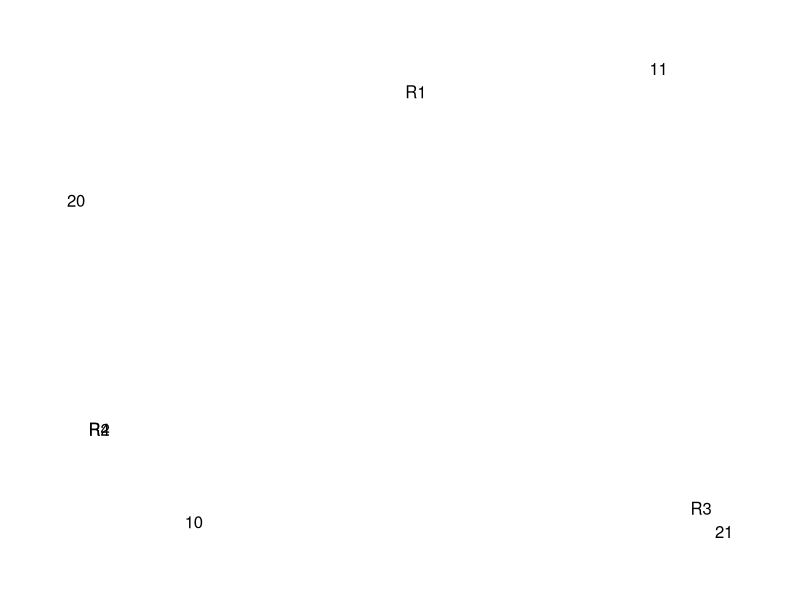

This chart was generated by the following R code:
# Classical MDS

levels <- c('11','10','21','20')
respondents <- c('R1','R2','R3','R4')
R1 <- c(1.5,2,2,2)
R2 <- c(3,3,3,3)
R3 <-c(2, 1.5, 2.5,1.5)
R4 <- c(3,3.5,2.5,3.5)

Respondent.data <- data.frame(R1,R2,R3,R4)
mds1 <- cmdscale(dist(Respondent.data))
rot1<-matrix(1:4,nrow=2, ncol=2)
theta1=0
rot1[1,1]<-cos(theta1)
rot1[1,2]<-sin(theta1)
rot1[2,1]<- sin(theta1)
rot1[2,2]<- cos(theta1)
ref1<-matrix(1:4,nrow=2, ncol=2)
ref1[1,1]<-  1
ref1[1,2]<-  0
ref1[2,1]<- 0
ref1[2,2]<- 1
mds1a <- t(rot1 %*% t(mds1))
par(mai=c(.75,.75,.75,.75))
plot(mds1a, type = 'n', axes = FALSE, xlab = '', ylab = '')
text(mds1a[, 1], mds1a[, 2], respondents)

par(new=T)

L11 <-c(1.5,3,2,3)
L10 <-c(2,3,1.5,3.5)
L21 <-c(2,3,2.5,2.5)
L20 <-c(2,3,1.5,3.5)
Level.data <- data.frame(L11,L10,L21,L20)
mds2 <- cmdscale(dist(Level.data))
rot2<-matrix(1:4,nrow=2, ncol=2)
theta2=0
rot2[1,1]<-  cos(theta2)
rot2[1,2]<- - sin(theta2)
rot2[2,1]<- sin(theta2)
rot2[2,2]<- cos(theta2)
ref2<-matrix(1:4,nrow=2, ncol=2)
ref2[1,1]<-  1
ref2[1,2]<-  0
ref2[2,1]<- 0
ref2[2,2]<- 1
mds2a <- t(rot2 %*% t(mds2))
par(mai=c(.5,.5,.5,.5))
plot(mds2a, type = 'n', axes = FALSE, xlab = '', ylab = '')
text(mds2a[, 1], mds2[, 2], levels)
